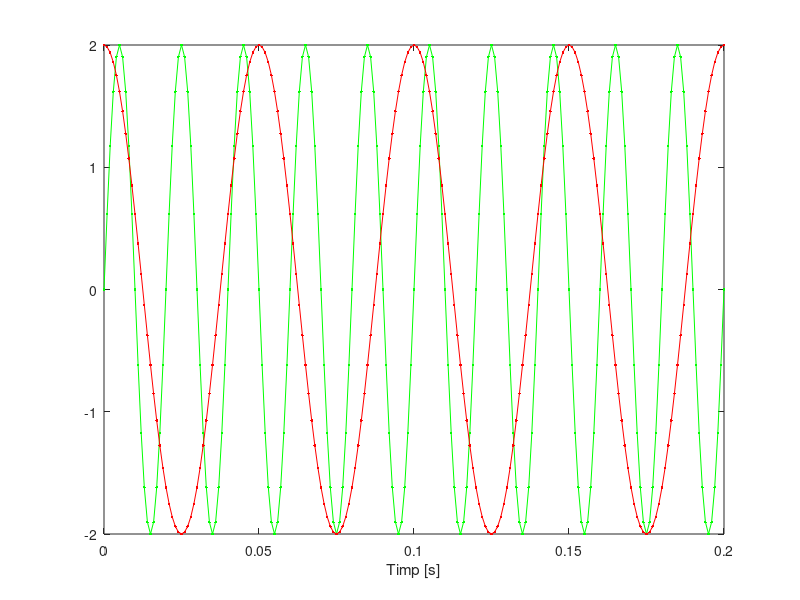

Source code (MATLAB):
function ex5()
    F = 50;
    t = 0:0.001:0.2;
   % t = 0:0.01:0.2;
   % t = 0:0.0002:0.2;
    s = 2*sin(2*pi*F*t);
    plot(t,s,'.-g'),xlabel('Timp [s]'),grid
    hold on;
    
    F_c = 20;
    c = 2*cos(2*pi*F_c*t);
    plot(t,c,'.-r'),xlabel('Timp [s]'),grid
    
    
end